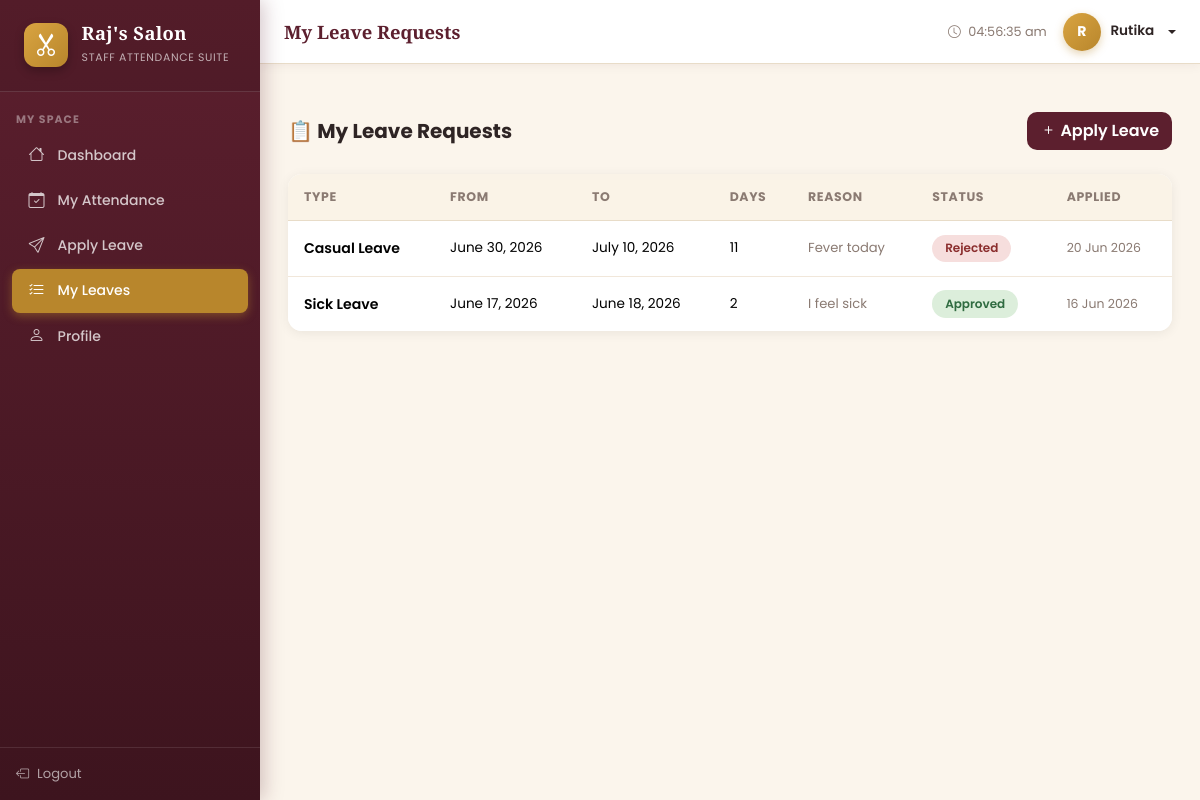
Page /leave/my/ (signed in) on the committed database.
### attendance/models.py (models this page shows, shortened)
class LeaveRequest(models.Model):
    LEAVE_TYPES = [
        ('Sick Leave', 'Sick Leave'),
        ('Casual Leave', 'Casual Leave'),
        ('Annual Leave', 'Annual Leave'),
        ('Emergency Leave', 'Emergency Leave'),
        ('Unpaid Leave', 'Unpaid Leave'),
    ]
    STATUS_CHOICES = [
        ('Pending', 'Pending'),
        ('Approved', 'Approved'),
        ('Rejected', 'Rejected'),
    ]
    employee   = models.ForeignKey(Employee, on_delete=models.CASCADE, related_name='leave_requests')
    leave_type = models.CharField(max_length=20, choices=LEAVE_TYPES)
    start_date = models.DateField()
    end_date   = models.DateField()
    reason     = models.TextField()
    status     = models.CharField(max_length=10, choices=STATUS_CHOICES, default='Pending')
    created_at = models.DateTimeField(auto_now_add=True)
    updated_at = models.DateTimeField(auto_now=True)
    admin_note = models.TextField(blank=True)
    def total_days(self):
        return (self.end_date - self.start_date).days + 1
    class Meta:
        ordering = ['-created_at']

### attendance/views.py (the view)
# urls.py: path('leave/my/',                        views.my_leaves,    name='my_leaves'),
@login_required
def my_leaves(request):
    try:
        employee = request.user.employee
    except Employee.DoesNotExist:
        return redirect('dashboard')
    leaves = LeaveRequest.objects.filter(employee=employee).order_by('-created_at')
    return render(request, 'attendance/my_leaves.html', {'leaves': leaves, 'employee': employee})

### attendance/templates/attendance/my_leaves.html (shortened to what this page needs)
{% extends 'base.html' %}
{% block page_title %}My Leave Requests{% endblock %}
{% block content %}
<div class="d-flex justify-content-between align-items-center mb-4">
  <h5 class="fw-bold mb-0">📋 My Leave Requests</h5>
  <a href="{% url 'leave_apply' %}" class="btn" style="background:#5C1F2E;color:#fff;border-radius:10px;font-weight:600"><i class="bi bi-plus me-1"></i>Apply Leave</a>
</div>
<div class="table-card card">
  <div class="card-body p-0">
    <table class="table table-hover mb-0">
      <thead><tr><th>Type</th><th>From</th><th>To</th><th>Days</th><th>Reason</th><th>Status</th><th>Applied</th></tr></thead>
      <tbody>
        {% for leave in leaves %}
        <tr>
          <td style="font-weight:600;font-size:.88rem">{{ leave.leave_type }}</td>
          <td style="font-size:.85rem">{{ leave.start_date }}</td>
          <td style="font-size:.85rem">{{ leave.end_date }}</td>
          <td style="font-size:.85rem">{{ leave.total_days }}</td>
          <td style="font-size:.82rem;color:#8A7A72;max-width:150px">{{ leave.reason|truncatewords:8 }}</td>
          <td><span class="status-badge badge-{{ leave.status|lower }}">{{ leave.status }}</span></td>
          <td style="font-size:.78rem;color:#8A7A72">{{ leave.created_at|date:"d M Y" }}</td>
        </tr>
        {% empty %}
        <tr><td colspan="7" class="text-center text-muted py-5">No leave requests yet.</td></tr>
        {% endfor %}
      </tbody>
    </table>
  </div>
</div>
{% endblock %}

### templates/base.html (shortened to what this page needs)
<!DOCTYPE html>
<html lang="en">
<head>
<link href="https://cdn.jsdelivr.net/npm/bootstrap@5.3.2/dist/css/bootstrap.min.css" rel="stylesheet"/>
<link href="https://cdn.jsdelivr.net/npm/bootstrap-icons@1.11.3/font/bootstrap-icons.css" rel="stylesheet"/>
</head>
<body>
<div class="sidebar" id="sidebar">
  <div class="sidebar-brand">
    <span class="logo"><i class="bi bi-scissors"></i></span>
    <div class="brand-text">
      <h6>Raj's Salon</h6>
      <small>Staff Attendance Suite</small>
    </div>
  </div>
  {% if user.is_authenticated %}
  {% if user.is_staff or user.is_superuser %}
  <div class="sidebar-section mt-2">Main</div>
  <ul class="sidebar-nav">
    <li><a href="{% url 'dashboard' %}" class="{% if request.resolver_match.url_name == 'dashboard' %}active{% endif %}"><i class="bi bi-speedometer2"></i> Dashboard</a></li>
    <li><a href="{% url 'employee_list' %}" class="{% if 'employee' in request.resolver_match.url_name %}active{% endif %}"><i class="bi bi-people"></i> Employees</a></li>
    <li><a href="{% url 'attendance_list' %}" class="{% if 'attendance' in request.resolver_match.url_name %}active{% endif %}"><i class="bi bi-calendar-check"></i> Attendance</a></li>
  </ul>
  <div class="sidebar-section mt-2">Management</div>
  <ul class="sidebar-nav">
    <li><a href="{% url 'leave_list' %}" class="{% if 'leave' in request.resolver_match.url_name %}active{% endif %}"><i class="bi bi-calendar-x"></i> Leave Requests</a></li>
    <li><a href="{% url 'reports' %}" class="{% if request.resolver_match.url_name == 'reports' %}active{% endif %}"><i class="bi bi-bar-chart"></i> Reports</a></li>
    <li><a href="{% url 'holiday_list' %}" class="{% if 'holiday' in request.resolver_match.url_name %}active{% endif %}"><i class="bi bi-sun"></i> Holidays</a></li>
  </ul>
  <div class="sidebar-section mt-2">System</div>
  <ul class="sidebar-nav">
    <li><a href="/admin/" target="_blank"><i class="bi bi-gear"></i> Admin Panel</a></li>
  </ul>
  {% else %}
  <div class="sidebar-section mt-2">My Space</div>
  <ul class="sidebar-nav">
    <li><a href="{% url 'dashboard' %}" class="{% if request.resolver_match.url_name == 'dashboard' %}active{% endif %}"><i class="bi bi-house"></i> Dashboard</a></li>
    <li><a href="{% url 'attendance_list' %}" class="{% if 'attendance' in request.resolver_match.url_name %}active{% endif %}"><i class="bi bi-calendar-check"></i> My Attendance</a></li>
    <li><a href="{% url 'leave_apply' %}" class="{% if request.resolver_match.url_name == 'leave_apply' %}active{% endif %}"><i class="bi bi-send"></i> Apply Leave</a></li>
    <li><a href="{% url 'my_leaves' %}" class="{% if request.resolver_match.url_name == 'my_leaves' %}active{% endif %}"><i class="bi bi-list-check"></i> My Leaves</a></li>
    <li><a href="{% url 'profile' %}" class="{% if request.resolver_match.url_name == 'profile' %}active{% endif %}"><i class="bi bi-person"></i> Profile</a></li>
  </ul>
  {% endif %}
  <div class="sidebar-footer">
    <a href="{% url 'logout' %}"><i class="bi bi-box-arrow-left"></i> Logout</a>
  </div>
  {% endif %}
</div>
{% if user.is_authenticated %}
<div class="topbar">
  <div class="topbar-left">
    <span class="topbar-title">{% block page_title %}Dashboard{% endblock %}</span>
  </div>
  <div class="topbar-right">
    <span style="font-size:.8rem;color:#8A7A72">
      <i class="bi bi-clock me-1"></i>
      <span id="live-time"></span>
    </span>
    <div class="dropdown">
      <div class="topbar-user dropdown-toggle" data-bs-toggle="dropdown">
        <div class="topbar-avatar">{{ user.username|first|upper }}</div>
        <span style="font-size:.85rem;font-weight:600">{{ user.get_full_name|default:user.username }}</span>
      </div>
    </div>
  </div>
</div>
{% endif %}
<div class="{% if user.is_authenticated %}main-wrap{% else %}container-fluid{% endif %}">
  {% block content %}{% endblock %}
</div>
</body>
</html>

### templates/base.html (style rules this page uses)
:root { --primary: #5C1F2E; --primary-l: #7A2C40; --primary-dark: #3D141E; --secondary: #B8862C; --secondary-l: #D9A441; --success: #3F7D52; --danger: #A23B3B; --warning: #D9A441; --bg: #FBF5EC; --surface: #FFFFFF; --text: #2E2424; --muted: #8A7A72; --sidebar-w: 260px; --topbar-h: 64px; --font-display: 'Playfair Display', serif; --font-body: 'Poppins', sans-serif; }
* { box-sizing:border-box; }
body { font-family:var(--font-body); background:var(--bg); color:var(--text); margin:0; }
h1,h2,h3,h4,h5,h6 { font-family:var(--font-body); }
.sidebar { width:var(--sidebar-w); height:100vh; position:fixed; top:0; left:0; background:linear-gradient(180deg,var(--primary) 0%,var(--primary-dark) 100%); overflow-y:auto; z-index:200; display:flex; flex-direction:column; box-shadow:4px 0 18px rgba(92,31,46,.25); }
.sidebar-brand { padding:1.4rem 1.5rem; border-bottom:1px solid rgba(255,255,255,.12); display:flex; align-items:center; gap:.85rem; background:rgba(0,0,0,.1); }
.sidebar-brand .logo { font-size:1.5rem; width:44px; height:44px; flex-shrink:0; background:linear-gradient(135deg,var(--secondary-l),var(--secondary)); border-radius:12px; display:flex; align-items:center; justify-content:center; color:#fff; box-shadow:0 4px 10px rgba(0,0,0,.25); }
.sidebar-brand .brand-text { color:#fff; }
.sidebar-brand .brand-text h6 { font-family:var(--font-display); font-weight:700; font-size:1.15rem; margin:0; letter-spacing:.02em; }
.sidebar-brand .brand-text small { color:rgba(255,255,255,.65); font-size:.68rem; letter-spacing:.06em; text-transform:uppercase; }
.sidebar-section { padding:.75rem 1rem .35rem; color:rgba(255,255,255,.4); font-size:.68rem; font-weight:700; text-transform:uppercase; letter-spacing:.1em; }
.sidebar-nav { list-style:none; padding:0 .75rem; margin:0; }
.sidebar-nav li { margin-bottom:2px; }
.sidebar-nav a { display:flex; align-items:center; gap:.7rem; padding:.6rem .9rem; border-radius:8px; color:rgba(255,255,255,.75); text-decoration:none; font-size:.875rem; font-weight:500; transition:all .2s; }
.sidebar-nav a.active { background:var(--secondary); color:#fff; box-shadow:0 3px 10px rgba(184,134,44,.45); }
.sidebar-nav a i { font-size:1rem; width:20px; text-align:center; }
.sidebar-footer { margin-top:auto; padding:1rem; border-top:1px solid rgba(255,255,255,.1); }
.sidebar-footer a { color:rgba(255,255,255,.6); font-size:.82rem; text-decoration:none; display:flex; align-items:center; gap:.5rem; }
.topbar { height:var(--topbar-h); position:fixed; top:0; left:var(--sidebar-w); right:0; background:var(--surface); border-bottom:1px solid #E8DCC8; z-index:100; display:flex; align-items:center; justify-content:space-between; padding:0 1.5rem; box-shadow:0 2px 10px rgba(92,31,46,.06); }
.topbar-left { display:flex; align-items:center; gap:1rem; }
.topbar-title { font-family:var(--font-display); font-weight:700; font-size:1.15rem; color:var(--primary); }
.topbar-right { display:flex; align-items:center; gap:1rem; }
.topbar-user { display:flex; align-items:center; gap:.6rem; cursor:pointer; }
.topbar-avatar { width:38px; height:38px; border-radius:50%; background:linear-gradient(135deg,var(--secondary-l),var(--secondary)); color:#fff; display:flex; align-items:center; justify-content:center; font-weight:700; font-size:.88rem; box-shadow:0 3px 8px rgba(184,134,44,.35); }
.main-wrap { margin-left:var(--sidebar-w); margin-top:var(--topbar-h); padding:1.75rem; min-height:calc(100vh - var(--topbar-h)); }
.table-card { border:none; border-radius:14px; box-shadow:0 2px 12px rgba(0,0,0,.07); overflow:hidden; }
.table-card .table { margin:0; }
.table-card .table th { background:#FAF3E7; font-size:.78rem; font-weight:700; text-transform:uppercase; letter-spacing:.05em; color:#8A7A72; border-bottom:1px solid #E8DCC8; padding:.85rem 1rem; }
.table-card .table td { padding:.85rem 1rem; vertical-align:middle; font-size:.88rem; border-bottom:1px solid #F1E7DA; }
.table-card .table tr:last-child td { border-bottom:none; }
.badge-approved { background:#DCEEDB; color:#2F6B40; }
.badge-rejected { background:#F6DEDD; color:#8B2E2E; }
.status-badge { padding:.3rem .8rem; border-radius:20px; font-size:.75rem; font-weight:600; display:inline-block; }
a { color:var(--secondary); }

### rows in the picture
LeaveRequest: leave_type "Casual Leave", start_date "June 30, 2026", end_date "July 10, 2026", total_days "11", reason "Fever today", status "Rejected", created_at "20 Jun 2026"
LeaveRequest: leave_type "Sick Leave", start_date "June 17, 2026", end_date "June 18, 2026", total_days "2", reason "I feel sick", status "Approved", created_at "16 Jun 2026"

### other values in the picture
{{ user.username|first|upper }} "R"
{{ user.get_full_name|default:user.username }} "Rutika"
